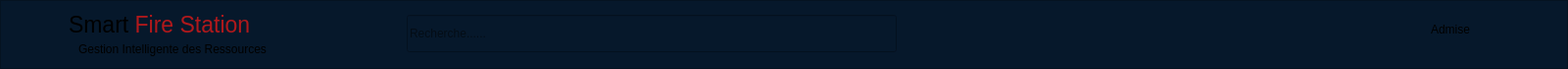
   <widget class="QFrame" name="headerFrame">
    <property name="geometry">
     <rect>
      <x>0</x>
      <y>0</y>
      <width>1600</width>
      <height>70</height>
     </rect>
    </property>
    <property name="styleSheet">
     <string notr="true">   background-color: #06182B;</string>
    </property>
    <property name="frameShape">
     <enum>QFrame::Shape::StyledPanel</enum>
    </property>
    <property name="frameShadow">
     <enum>QFrame::Shadow::Raised</enum>
    </property>
    <widget class="QLabel" name="appTitle_3">
     <property name="geometry">
      <rect>
       <x>70</x>
       <y>10</y>
       <width>251</width>
       <height>31</height>
      </rect>
     </property>
     <property name="styleSheet">
      <string notr="true">QLabel#appTitle {
    color: #F5F7FA;
    font-size: 23px;
    font-weight: 700;
}</string>
     </property>
     <property name="text">
      <string>&lt;html&gt;&lt;head/&gt;&lt;body&gt;&lt;p&gt;&lt;span style=&quot; font-size:17pt;&quot;&gt;Smart &lt;/span&gt;&lt;span style=&quot; font-size:17pt; color:#b0181b;&quot;&gt;Fire Station&lt;/span&gt;&lt;/p&gt;&lt;/body&gt;&lt;/html&gt;</string>
     </property>
    </widget>
    <widget class="QLabel" name="appSubtitle_3">
     <property name="geometry">
      <rect>
       <x>80</x>
       <y>40</y>
       <width>231</width>
       <height>20</height>
      </rect>
     </property>
     <property name="styleSheet">
      <string notr="true">QLabel#appSubtitle {
    color: #8293A8;
    font-size: 12px;
}</string>
     </property>
     <property name="text">
      <string>Gestion Intelligente des Ressources</string>
     </property>
    </widget>
    <widget class="QLineEdit" name="searchBar_3">
     <property name="geometry">
      <rect>
       <x>415</x>
       <y>15</y>
       <width>500</width>
       <height>38</height>
      </rect>
     </property>
     <property name="styleSheet">
      <string notr="true">QLineEdit#searchBar {
    background-color: #102B4A;
    border: none;
    border-radius: 7px;
    color: white;
    padding-left: 15px;
    font-size: 10px;
}</string>
     </property>
     <property name="placeholderText">
      <string>Recherche......</string>
     </property>
    </widget>
    <widget class="QLabel" name="label_3">
     <property name="geometry">
      <rect>
       <x>10</x>
       <y>10</y>
       <width>51</width>
       <height>51</height>
      </rect>
     </property>
     <property name="styleSheet">
      <string notr="true">image: url(:/image/image/logo.png);
</string>
     </property>
     <property name="text">
      <string/>
     </property>
     <property name="scaledContents">
      <bool>true</bool>
     </property>
    </widget>
    <widget class="QLabel" name="noicon_3">
     <property name="geometry">
      <rect>
       <x>1290</x>
       <y>-10</y>
       <width>111</width>
       <height>91</height>
      </rect>
     </property>
     <property name="styleSheet">
      <string notr="true">

QLabel#noicon_3 {
    background-color: transparent;
    border: none;
    padding: 0px;
    margin: 0px;
	
	image: url(:/image/image/no.png);
}</string>
     </property>
     <property name="text">
      <string/>
     </property>
    </widget>
    <widget class="QLabel" name="iconutilisateur_3">
     <property name="geometry">
      <rect>
       <x>1390</x>
       <y>0</y>
       <width>71</width>
       <height>61</height>
      </rect>
     </property>
     <property name="styleSheet">
      <string notr="true">

QLabel#iconutilisateur_3 {
    background-color: transparent;
    border: none;
    padding: 0px;
    margin: 0px;
	
	image: url(:/image/image/iconutili.png);
	
	
}</string>
     </property>
     <property name="text">
      <string/>
     </property>
    </widget>
    <widget class="QLabel" name="admise_3">
     <property name="geometry">
      <rect>
       <x>1460</x>
       <y>20</y>
       <width>63</width>
       <height>20</height>
      </rect>
     </property>
     <property name="text">
      <string>Admise</string>
     </property>
    </widget>
   </widget>
